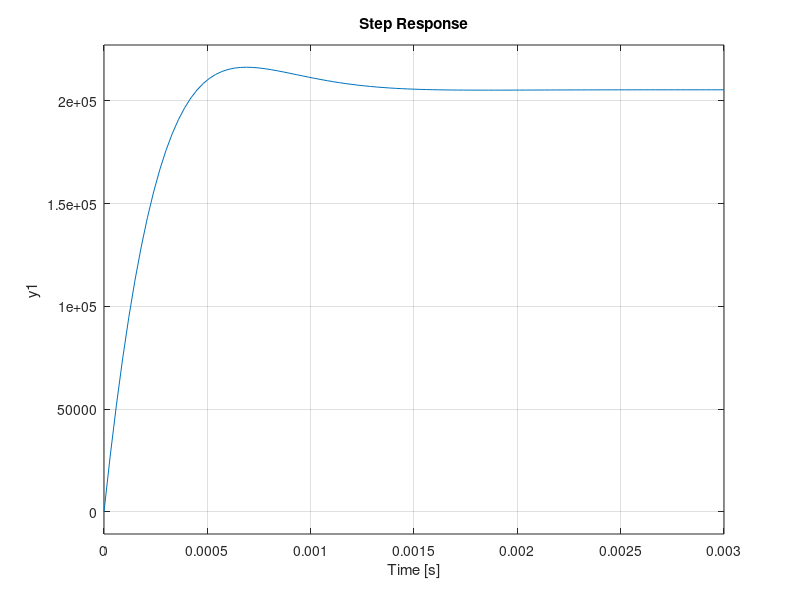

This chart was generated by the following MATLAB code:
% FUNCION DE TRANSFERENCIA DEL PLL
% Detector de fase utilizado: AD9901
% VCO utilizado: CVCO55CL-0925-0970

clear all; close all;clc;

% Frecuencias
f_min = 935e6; % Frecuencia mínima de 935 MHz
f_max = 960e6; % Frecuencia máxima de 960 MHz
f_r = 0.2e6; % Paso de 200 kHz

% Definición de constantes
kd = 0.2865; % Ganancia del detector de fase [V/rad]
kv = (990.784-901.632)*1e6*2*pi/(4.5-.2); % Ganancia del VCO [rad/s/V]
N = 4800; % Divisor de frecuencia
kn = 1/N; % Ganancia de realimentación

D_min = f_min/f_r; % Minima división
D_max = f_max/f_r; % Máxima división

% Variables del filtro
C = 1e-6; 

% Parámetros
tn = 1e-3; % Lock-up time
wn = 4.5/tn; % Frecuencia natural
dseta = 0.8; % Factor de amortiguamiento

T2 = 2*dseta/wn - N/(kd*kv); % Constante de tiempo 1
T1 = (kd*kv)/(wn^2*N) - T2; % Constante de tiempo 2
R2 = T2/C;
R1 = T1/C;

% Funciones de transferencia
s = tf('s');

VCO_s = kv/s; % FT del VCO
Df_s = kd; % FT del detector de fase
F_s = (1+s*T2)/(1+s*(T1+T2)); % FT del filtro
H_s = 1/D_max; % Lazo de realimentación (divisor de frecuencia)

G_s = Df_s*F_s*VCO_s; % FT a lazo abierto

T_s = f_r/D_min*G_s /(1 + G_s*H_s); % FT a lazo cerrado

step(T_s); % Respuesta al escalón
